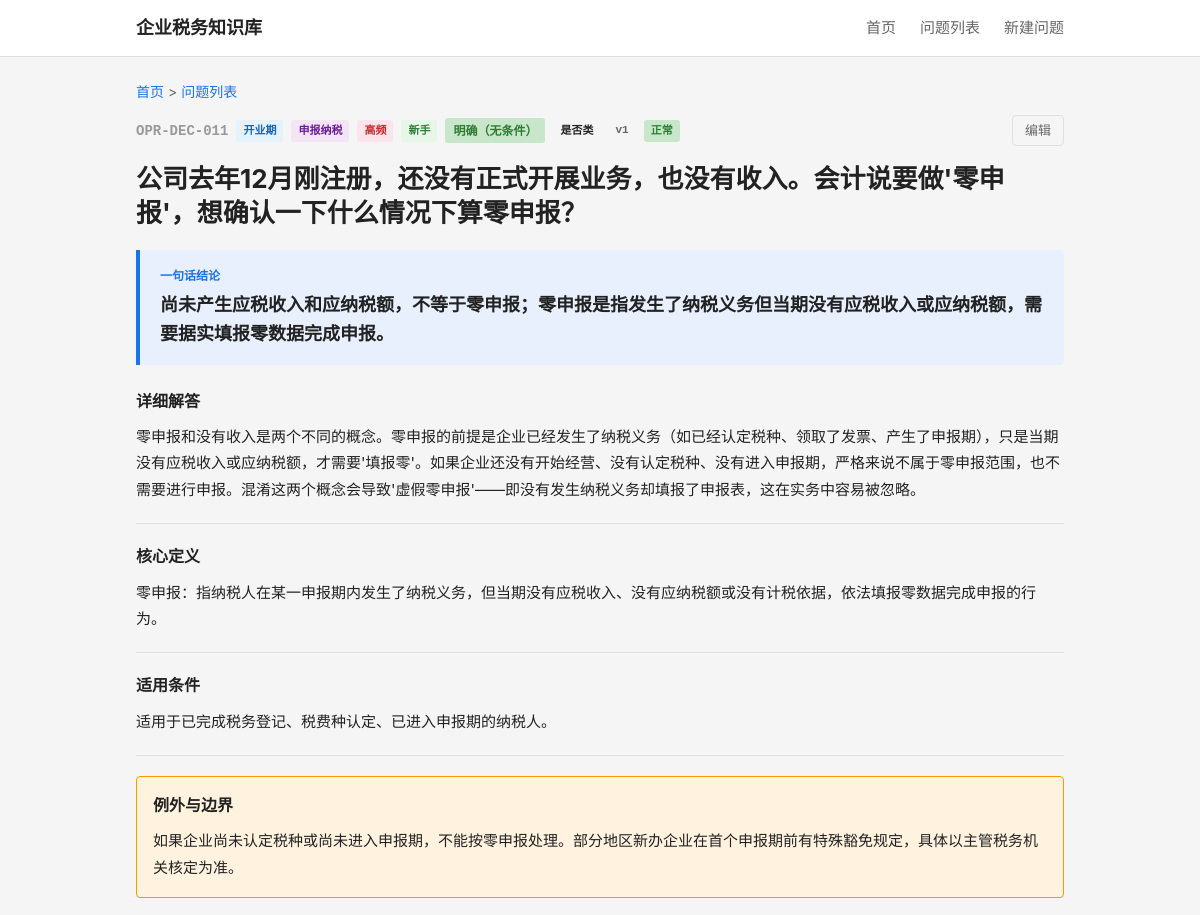
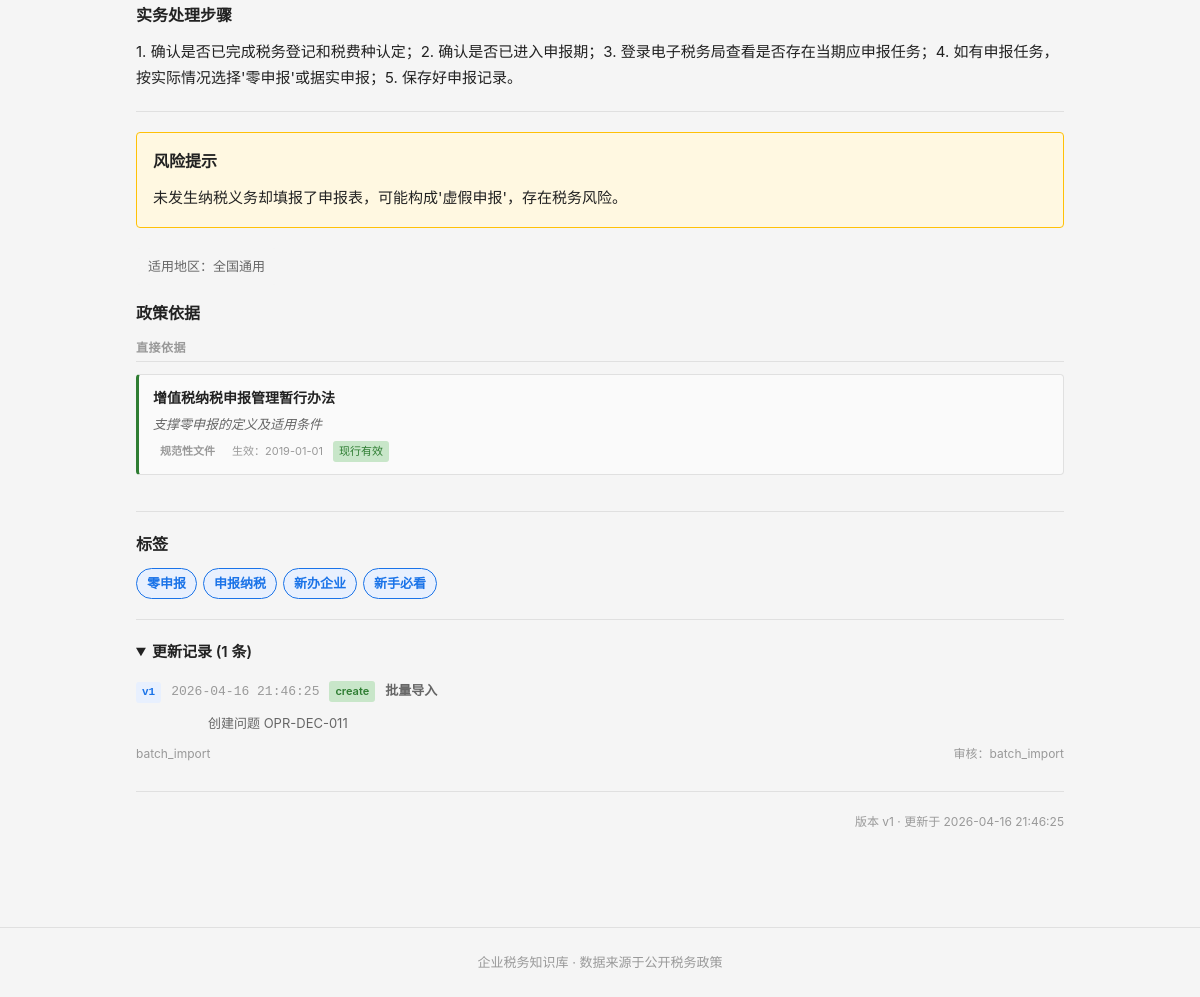
The page /question/OPR-DEC-011 on the database its author committed (2 pictures, top to bottom).
### tables this page shows
CREATE TABLE question_master (
    id              INTEGER PRIMARY KEY AUTOINCREMENT,
    question_code   TEXT NOT NULL UNIQUE,
    question_title  TEXT NOT NULL,
    question_plain  TEXT NOT NULL,

    -- 分类
    stage_code      TEXT NOT NULL,
    module_code     TEXT NOT NULL,
    question_type   TEXT NOT NULL,

    -- 答案
    one_line_answer TEXT NOT NULL,
    detailed_answer TEXT,
    core_definition TEXT,

    -- 条件与边界
    applicable_conditions TEXT,
    exceptions_boundary   TEXT,

    -- 实务
    practical_steps TEXT,
    risk_warning    TEXT,

    -- 适用范围
    scope_level     TEXT NOT NULL DEFAULT 'scope_national',
    local_region    TEXT,

    -- 确定性
    answer_certainty TEXT NOT NULL DEFAULT 'certain_clear',

    -- 元数据
    keywords        TEXT,
    high_frequency_flag INTEGER NOT NULL DEFAULT 0,
    newbie_flag     INTEGER NOT NULL DEFAULT 0,

    -- 版本管理
    status          TEXT NOT NULL DEFAULT 'draft',
    version_no      INTEGER NOT NULL DEFAULT 1,

    -- 审计字段
    created_at      TEXT NOT NULL DEFAULT (datetime('now')),
    updated_at      TEXT NOT NULL DEFAULT (datetime('now'))
);

CREATE TABLE question_policy_link (
    id              INTEGER PRIMARY KEY AUTOINCREMENT,
    question_id     INTEGER NOT NULL,
    policy_id       INTEGER NOT NULL,
    support_type    TEXT NOT NULL,
    support_note    TEXT,
    display_order   INTEGER NOT NULL DEFAULT 1,

    FOREIGN KEY (question_id) REFERENCES question_master(id) ON DELETE CASCADE,
    FOREIGN KEY (policy_id)   REFERENCES policy_basis(id)    ON DELETE CASCADE
);

CREATE TABLE policy_basis (
    id              INTEGER PRIMARY KEY AUTOINCREMENT,
    policy_code     TEXT NOT NULL UNIQUE,
    policy_name     TEXT NOT NULL,
    document_no     TEXT,
    article_ref     TEXT,

    -- 政策层级
    policy_level    TEXT NOT NULL,

    -- 有效期
    effective_date  TEXT,
    expiry_date     TEXT,
    current_status  TEXT NOT NULL DEFAULT 'effective',

    -- 内容摘要
    policy_summary  TEXT,
    raw_quote_short TEXT,

    -- 适用范围
    region_scope    TEXT DEFAULT 'national',

    -- 备注
    remarks         TEXT,

    -- 审计字段
    created_at      TEXT NOT NULL DEFAULT (datetime('now')),
    updated_at      TEXT NOT NULL DEFAULT (datetime('now'))
);

CREATE TABLE question_tag_link (
    id              INTEGER PRIMARY KEY AUTOINCREMENT,
    question_id     INTEGER NOT NULL,
    tag_id          INTEGER NOT NULL,
    is_primary      INTEGER NOT NULL DEFAULT 0,
    display_order   INTEGER NOT NULL DEFAULT 1,

    FOREIGN KEY (question_id) REFERENCES question_master(id) ON DELETE CASCADE,
    FOREIGN KEY (tag_id)      REFERENCES tag_dict(id)       ON DELETE CASCADE
);

CREATE TABLE tag_dict (
    id              INTEGER PRIMARY KEY AUTOINCREMENT,
    tag_code        TEXT NOT NULL UNIQUE,
    tag_name        TEXT NOT NULL,
    tag_category    TEXT,
    parent_id       INTEGER,
    display_order   INTEGER NOT NULL DEFAULT 1,
    status          TEXT NOT NULL DEFAULT 'active',

    FOREIGN KEY (parent_id) REFERENCES tag_dict(id) ON DELETE SET NULL
);

CREATE TABLE question_update_log (
    id              INTEGER PRIMARY KEY AUTOINCREMENT,
    question_id     INTEGER NOT NULL,
    version_no      INTEGER NOT NULL,
    update_date     TEXT NOT NULL DEFAULT (datetime('now')),
    update_type     TEXT NOT NULL,
    update_reason   TEXT,
    updated_by      TEXT,
    reviewed_by     TEXT,
    change_summary  TEXT,

    FOREIGN KEY (question_id) REFERENCES question_master(id) ON DELETE CASCADE
);

### backend/app.py (the view)
    @app.route('/question/<question_code>')
    def question_detail(question_code):
        from services.question_service import QuestionService
        svc = QuestionService()
        detail = svc.get_question_detail(question_code)
        if not detail:
            return "问题不存在", 404
        stages = svc.get_stages()
        modules = svc.get_modules()
        return render_template('detail.html',
                               detail=detail, stages=stages, modules=modules)

### backend/services/question_service.py (called while the page is built)
    def _query(self, sql, params=None):
        conn = sqlite3.connect(self.db_path)
        conn.execute("PRAGMA foreign_keys = ON")
        conn.row_factory = sqlite3.Row
        cur = conn.cursor()
        if params:
            cur.execute(sql, params)
        else:
            cur.execute(sql)
        rows = cur.fetchall()
        conn.close()
        return [dict(r) for r in rows]

    def _query_one(self, sql, params=None):
        rows = self._query(sql, params)
        return rows[0] if rows else None

    def get_stages(self):
        return self._query("""
            SELECT tag_code, tag_name
            FROM tag_dict
            WHERE tag_category = 'stage'
            ORDER BY display_order
        """)

    def get_modules(self):
        return self._query("""
            SELECT tag_code, tag_name
            FROM tag_dict
            WHERE tag_category = 'module'
            ORDER BY display_order
        """)

### frontend/templates/detail.html (shortened to what this page needs)
{% extends "base.html" %}
{% macro certainty_label(code) %}
    {% if code == 'certain_clear' %}<span class="certainty-tag clear">明确（无条件）</span>
    {% elif code == 'certain_condition' %}<span class="certainty-tag condition">有条件</span>
    {% elif code == 'certain_dispute' %}<span class="certainty-tag dispute">有争议</span>
    {% elif code == 'certain_practice' %}<span class="certainty-tag practice">实务做法</span>
    {% else %}<span class="certainty-tag">{{ code }}</span>{% endif %}
{% endmacro %}
{% macro policy_level_label(code) %}{{ {'level_law':'法律','level_admin':'行政法规','level_department':'部门规章','level_bulletin':'规范性文件','level_provincial':'省级文件','level_local':'地方文件'}.get(code, code or '') }}{% endmacro %}
{% macro question_type_label(code) %}
{%- if code == 'type_whether' -%}是否类
{%- elif code == 'type_how' -%}怎么办类
{%- elif code == 'type_definition' -%}定义类
{%- elif code == 'type_risk' -%}风险类
{%- elif code == 'type_time' -%}时限类
{%- elif code == 'type_why' -%}为什么类
{%- elif code == 'type_other' -%}其他类
{%- elif code == 'type_define' -%}定义类
{%- else -%}{{ code }}{%- endif -%}
{% endmacro %}
{% macro status_label(code) %}
    {% if code == 'active' %}正常
    {% elif code == 'draft' %}草稿
    {% elif code == 'pending' %}待复核
    {% elif code == 'archived' %}归档
    {% elif code == 'obsolete' %}过时
    {% else %}{{ code }}{% endif %}
{% endmacro %}
{% macro stage_label(code) %}
    {%- if code == 'SET' -%}设立期
    {%- elif code == 'OPR' -%}开业期
    {%- elif code == 'CHG' -%}变更期
    {%- elif code == 'RSK' -%}风险期
    {%- elif code == 'SUS' -%}停业期
    {%- elif code == 'CLS' -%}注销期
    {%- else -%}{{ code }}{%- endif -%}
{% endmacro %}
{% macro module_label(code) %}
    {%- if code == 'REG' -%}登记设立
    {%- elif code == 'DEC' -%}申报纳税
    {%- elif code == 'INV' -%}发票管理
    {%- elif code == 'VAT' -%}增值税
    {%- elif code == 'IIT' -%}个人所得税
    {%- elif code == 'CIT' -%}企业所得税
    {%- elif code == 'SSF' -%}社保公积金
    {%- elif code == 'CHG' -%}变更登记
    {%- elif code == 'CLEAR' -%}清税注销
    {%- elif code == 'RISK' -%}风险应对
    {%- elif code == 'FEE' -%}成本费用
    {%- elif code == 'PREF' -%}优惠政策
    {%- elif code == 'ETAX' -%}电子税务
    {%- else -%}{{ code }}{%- endif -%}
{% endmacro %}
{% block main %}
<div class="detail-header">
    <div class="breadcrumb">
        <a href="/">首页</a> &gt; <a href="/questions">问题列表</a>
    </div>
    <div class="question-meta-top">
        <span class="q-code-lg">{{ detail.question_code }}</span>
        <span class="q-badge stage">{{ stage_label(detail.stage_code) }}</span>
        <span class="q-badge module">{{ module_label(detail.module_code) }}</span>
        {% if detail.high_frequency_flag %}
        <span class="q-badge hf">高频</span>
        {% endif %}
        {% if detail.newbie_flag %}
        <span class="q-badge newbie">新手</span>
        {% endif %}
        {{ certainty_label(detail.answer_certainty) }}
        <span class="q-badge">{{ question_type_label(detail.question_type) }}</span>
        <span class="q-badge version">v{{ detail.version_no }}</span>
        <span class="q-badge status-{{ detail.status }}">{{ status_label(detail.status) }}</span>
        <a href="/question/{{ detail.question_code }}/edit" class="edit-btn">编辑</a>
    </div>
</div>
<h1 class="detail-title">{{ detail.question_plain if detail.question_plain else detail.question_title }}</h1>
<div class="answer-box">
    <div class="answer-label">一句话结论</div>
    <div class="answer-content">{{ detail.one_line_answer }}</div>
</div>
{% if detail.detailed_answer %}
<div class="detail-section">
    <h3>详细解答</h3>
    <div class="detail-text">{{ detail.detailed_answer }}</div>
</div>
{% endif %}
{% if detail.core_definition %}
<div class="detail-section">
    <h3>核心定义</h3>
    <div class="detail-text">{{ detail.core_definition }}</div>
</div>
{% endif %}
{% if detail.applicable_conditions %}
<div class="detail-section">
    <h3>适用条件</h3>
    <div class="detail-text">{{ detail.applicable_conditions }}</div>
</div>
{% endif %}
{% if detail.exceptions_boundary %}
<div class="detail-section exception">
    <h3>例外与边界</h3>
    <div class="detail-text">{{ detail.exceptions_boundary }}</div>
</div>
{% endif %}
{% if detail.practical_steps %}
<div class="detail-section">
    <h3>实务处理步骤</h3>
    <div class="detail-text">{{ detail.practical_steps }}</div>
</div>
{% endif %}
{% if detail.risk_warning %}
<div class="detail-section warning">
    <h3>风险提示</h3>
    <div class="detail-text">{{ detail.risk_warning }}</div>
</div>
{% endif %}
{% if detail.scope_level == 'scope_national' %}
<div class="scope-note">适用地区：全国通用</div>
{% elif detail.scope_level == 'scope_provincial' %}
<div class="scope-note">适用地区：省级口径</div>
{% elif detail.scope_level == 'scope_local' %}
<div class="scope-note">适用地区：地方口径</div>
{% elif detail.local_region %}
<div class="scope-note local">地区：{{ detail.local_region }}</div>
{% endif %}
{% if detail.policies %}
{% set direct_policies = [] %}
{% set procedure_policies = [] %}
{% set other_policies = [] %}
{% for p in detail.policies %}
    {% if p.support_type == 'support_direct' %}{% do direct_policies.append(p) %}{% endif %}
    {% if p.support_type == 'support_procedure' %}{% do procedure_policies.append(p) %}{% endif %}
    {% if p.support_type not in ['support_direct', 'support_procedure'] %}{% do other_policies.append(p) %}{% endif %}
{% endfor %}
<div class="detail-section policies-section">
    <h3>政策依据</h3>
    {% if direct_policies %}
    <div class="policy-group">
        <div class="policy-group-label">直接依据</div>
        <ul class="policy-list">
            {% for p in direct_policies %}
            <li class="policy-item type-direct">
                <div class="policy-title">
                    {{ p.policy_name }}
                </div>
                {% if p.support_note %}<div class="policy-note">{{ p.support_note }}</div>{% endif %}
                <div class="policy-meta">
                    <span class="policy-level-badge level-{{ p.policy_level }}">{{ policy_level_label(p.policy_level) }}</span>
                    {% if p.effective_date %}<span class="policy-effective">生效：{{ p.effective_date }}</span>{% endif %}
                    {% if p.current_status == 'pol_effective' %}<span class="policy-stat effective">现行有效</span>
                    {% elif p.current_status == 'pol_expired' %}<span class="policy-stat expired">已失效</span>
                    {% elif p.current_status == 'pol_partial' %}<span class="policy-stat partial">部分失效</span>{% endif %}
                </div>
            </li>
            {% endfor %}
        </ul>
    </div>
    {% endif %}
</div>
{% endif %}
{% if detail.tags %}
<div class="detail-section tags-section">
    <h3>标签</h3>
    <div class="tag-list">
        {% for t in detail.tags %}
        <a href="/questions?tag={{ t.tag_code }}" class="tag-chip {% if t.is_primary %}primary{% endif %}">{{ t.tag_name }}</a>
        {% endfor %}
    </div>
</div>
{% endif %}
{% if detail.updates %}
<details class="detail-section updates" open>
    <summary class="section-summary">更新记录 ({{ detail.updates|length }} 条)</summary>
    <ul class="update-list">
        {% for u in detail.updates %}
        <li class="update-item">
            <span class="update-version">v{{ u.version_no }}</span>
            <span class="update-date">{{ u.update_date }}</span>
            <span class="update-type-badge type-{{ u.update_type }}">{{ u.update_type }}</span>
            {% if u.update_reason %}<span class="update-reason">{{ u.update_reason }}</span>{% endif %}
            <span class="update-summary">{{ u.change_summary }}</span>
            {% if u.updated_by %}<span class="update-by">{{ u.updated_by }}</span>{% endif %}
            {% if u.reviewed_by %}<span class="update-reviewed">审核：{{ u.reviewed_by }}</span>{% endif %}
        </li>
        {% endfor %}
    </ul>
</details>
{% endif %}
<div class="detail-footer">
    <span>版本 v{{ detail.version_no }} · 更新于 {{ detail.updated_at }}</span>
</div>
{% endblock %}

### rows shown on the page
question_master: question_code "OPR-DEC-011", version_no "1", question_plain "公司去年12月刚注册，还没有正式开展业务，也没有收入。会计说要做'零申报'，想确认一下什么情况下算零申报？", one_line_answer "尚未产生应税收入和应纳税额，不等于零申报；零申报是指发生了纳税义务但当期没有应税收入或应纳税额，需要据实填报零数据完成申报。", detailed_answer "零申报和没有收入是两个不同的概念。零申报的前提是企业已经发生了纳税义务（如已经认定税种、领取了发票、产生了申报期），只是当期没有应税收入或应纳税额，才需要'填报零'。如果企业还没有开始经营、没有认定税种、没有进入申报期，严格来说不属于零申报范围，也不需要进行申报。混淆这两个概念会导致'虚假零申报'——即没有发生纳税义务却填报了申报表，这在实务中容易被忽略。", core_definition "零申报：指纳税人在某一申报期内发生了纳税义务，但当期没有应税收入、没有应纳税额或没有计税依据，依法填报零数据完成申报的行为。", applicable_conditions "适用于已完成税务登记、税费种认定、已进入申报期的纳税人。", exceptions_boundary "如果企业尚未认定税种或尚未进入申报期，不能按零申报处理。部分地区新办企业在首个申报期前有特殊豁免规定，具体以主管税务机关核定为准。", practical_steps "1. 确认是否已完成税务登记和税费种认定；2. 确认是否已进入申报期；3. 登录电子税务局查看是否存在当期应申报任务；4. 如有申报任务，按实际情况选择'零申报'或据实申报；5. 保存好申报记录。", risk_warning "未发生纳税义务却填报了申报表，可能构成'虚假申报'，存在税务风险。", updated_at "2026-04-16 21:46:25"
question_policy_link: policy_name "增值税纳税申报管理暂行办法", support_note "支撑零申报的定义及适用条件", effective_date "2019-01-01"
policy_basis: policy_level "规范性文件"
question_tag_link: tag_name "零申报"
question_tag_link: tag_name "申报纳税"
question_tag_link: tag_name "新办企业"
question_tag_link: tag_name "新手必看"
question_update_log: version_no "1", update_date "2026-04-16 21:46:25", update_type "create", update_reason "批量导入", change_summary "创建问题 OPR-DEC-011", updated_by "batch_import", reviewed_by "batch_import"

### other values the page prints
{{ detail.updates|length }} "1"
